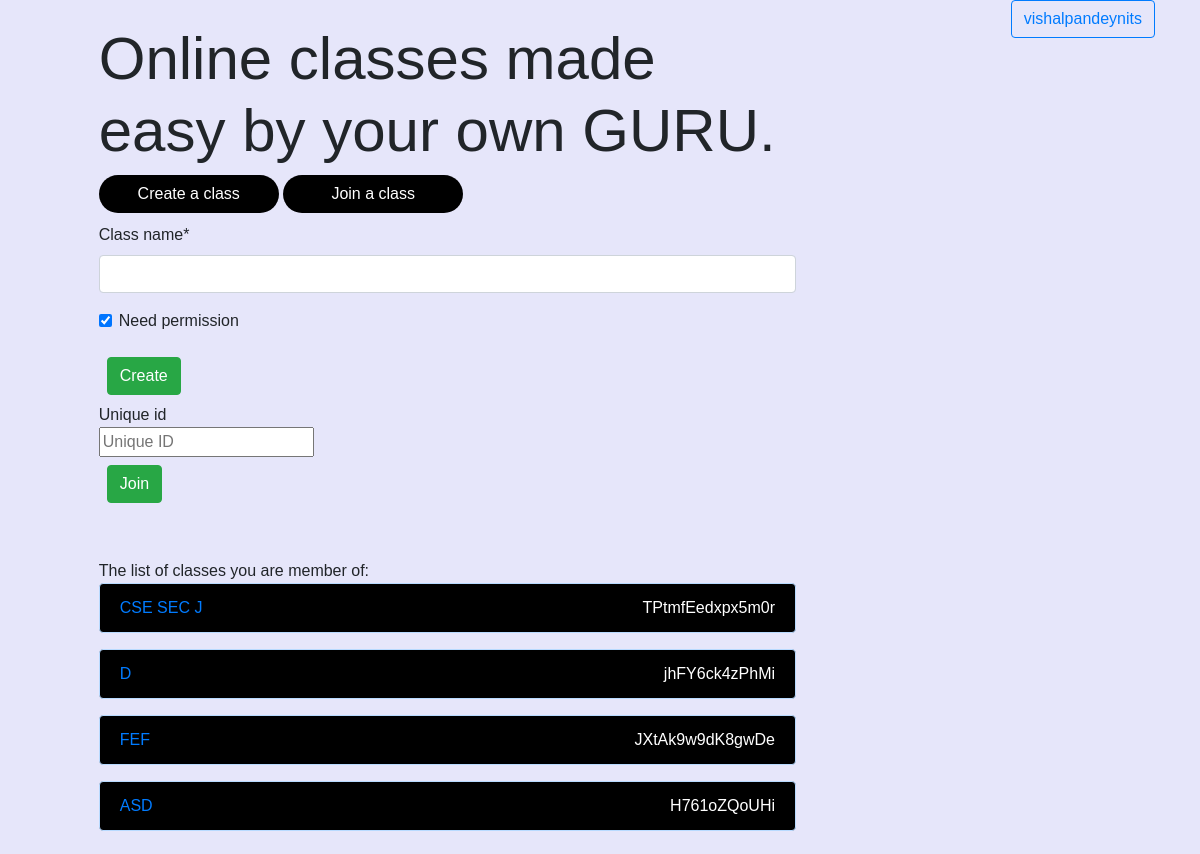
/homepage/ (signed in), run on an earlier commit of the app's database.
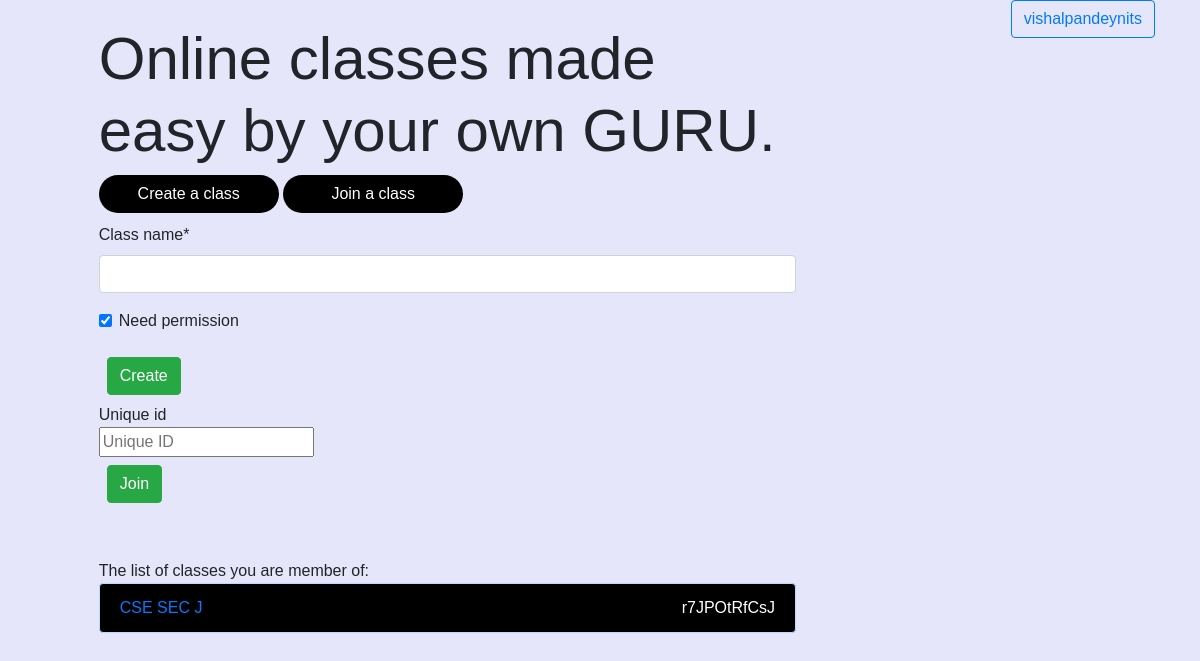
And on a later commit of the database.
### basic/models.py (models this page shows)
class Classroom(models.Model):
	created_by = models.ForeignKey(User, on_delete = models.CASCADE,related_name='created_by')
	class_name = models.CharField(max_length = 100)
	created_on = models.DateTimeField(auto_now_add=True)
	unique_id = models.CharField(max_length=16,unique=True)
	members = models.ManyToManyField(User)
	teacher = models.ManyToManyField(User,related_name='teacher')
	pending_members = models.ManyToManyField(User,related_name='pending_members')
	need_permission = models.BooleanField(default=True)
	def __str__(self):
		return self.class_name

### basic/views.py (the view, shortened to what this page needs)
# urls.py: path('homepage/',homepage,name="homepage"),
@login_required
def homepage(request):
    if request.method=='POST':
        createclassform = CreateclassForm(request.POST or None)
        if createclassform.is_valid():
            classroom=createclassform.save(commit=False)
            classroom.unique_id = unique_id()
            classroom.created_by = request.user
            classroom.save()
            classroom.teacher.add(request.user)
            classroom.members.add(request.user)
            return redirect(f'/guru/{classroom.unique_id}/')
    else:
        createclassform = CreateclassForm()
    my_classes = Classroom.objects.all().filter(members=request.user)
    params={
        'createclassform':createclassform,
        'my_classes':my_classes
        }
    return render(request,'homepage.html',params)

### basic/forms.py
class CreateclassForm(forms.ModelForm):
	class Meta:
		model =  Classroom
		fields = ['class_name','need_permission']

### templates/homepage.html (shortened to what this page needs)
{% extends 'base.html' %}
{% load static %}
{% block content %}
{% load crispy_forms_tags %}
<div class="container">
	<a class="btn btn-outline-primary float-right" href="{% url 'profile' user.username %}">{{ user.username }}</a>
	<div class="row">
		<div class="col-sm-11 col-md-10">
			<div id="home-btn-container">
				<div id="vuecontainer">
					<h2 id="col-md-6" style="font-size:5vw;"> Online classes made easy by your own GURU.</h2>
					<button v-on:click="create" class="btn btn-home">Create a class </button>
					<button v-on:click="join" class='btn btn-home'>Join a class </button> <br>
					<form v-if="createclassform" id="classform" method="POST">{% csrf_token %}
						{{ createclassform|crispy }}
						<input type="submit" value="Create" class="btn btn-success m-2">
					</form>
					<form v-if="joinform" id="joinform" method="POST">{% csrf_token %} Unique id<br>
						<input type="text" placeholder="Unique ID"name="join_key"><br>
						<input type="submit" value="Join" class="btn btn-success m-2">
					</form><br><br>
				</div>
				{% if my_classes %}
					The list of classes you are member of:<br>
					{% for class in my_classes %}
						<div style="color:white; background:black;height:120%;" class="alert alert-primary" role="alert">
							<a href="{% url 'subjects' class.unique_id %}">	{{ class|upper }} </a>
							<span style="float:right"> {{ class.unique_id}}</span>
						</div>
					{% endfor %}
				{% endif %}
			</div>
		</div>
	</div>
</div>
{% endblock %}

### templates/base.html (shortened to what this page needs)
{% load static %}
<!DOCTYPE html>
<html>
<head>
<link href="https://maxcdn.bootstrapcdn.com/bootstrap/4.0.0/css/bootstrap.min.css" rel="stylesheet">
<link rel="stylesheet" href="{% static 'css/home.css' %}">
<link rel="stylesheet" href="https://use.fontawesome.com/releases/v5.5.0/css/all.css">
</head>
<body style="background:#E6E6FA;">
{% block content %} {% endblock %}
</body>
</html>

### static/css/home.css (style rules this page uses)
html * { font-family: 'Montserrat', sans-serif; scroll-behavior: smooth; }
#home-btn-container { margin:3% 5%; }
.btn-home { border-radius: 20px; width:180px; color:white; background-color: black; margin-bottom:10px; }

What changed in the data, as far as the page shows it:
removed Classroom: class_name "D", unique_id "jhFY6ck4zPhMi"
removed Classroom: class_name "FEF", unique_id "JXtAk9w9dK8gwDe"
removed Classroom: class_name "ASD", unique_id "H761oZQoUHi"
changed Classroom "CSE SEC J": unique_id "TPtmfEedxpx5m0r" → "r7JPOtRfCsJ"
